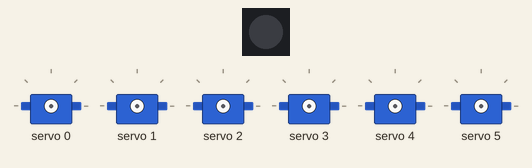
Recording of a sketch running on a simulated ESP32-S3. Shown: 1 RGB LEDs in strip order, left to right, 6 × servo. Dim RGB values are drawn brighter than linear; WiFi joins after 1.5 s; servers stay silent unless stated; the ROS host is connected and sends only what is stated; what the sketch prints to the serial monitor is not drawn.

Above: at 0.0 s.
At 3.1 s:
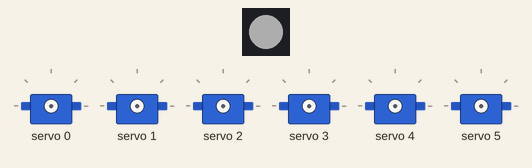
At 5.5 s:
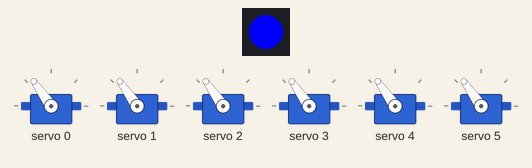
At 6.1 s:
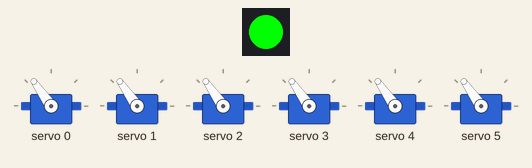
Timing chart, 0 to 7.6 s (numbered marks = the images above):
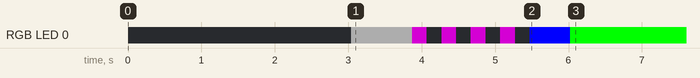

Measured:
- by itself, RGB LED 0: off → RGB(50, 50, 50) at 3.0 s, → RGB(128, 0, 128) 0.83 s later, → off 0.20 s later, → RGB(128, 0, 128) 0.20 s later, … (11 changes in this stretch)

The sketch:

PCA9685ConnectServoLast.ino
```cpp
#include <micro_ros_arduino.h>
#include <Adafruit_NeoPixel.h>
#include <Adafruit_PWMServoDriver.h>
#include <WiFi.h>

#include <rcl/rcl.h>
#include <rcl/error_handling.h>
#include <rclc/rclc.h>
#include <rclc/executor.h>
#include <std_msgs/msg/float32_multi_array.h>

// ==================== 配置参数 ====================
// WiFi 配置
#define WIFI_SSID "WHEELTEC_S300"
#define WIFI_PASS "dongguan"
#define AGENT_IP "192.168.0.100"
#define AGENT_PORT 8888

// LED 配置
#define LED_PIN 38
#define NUM_LEDS 1

// I2C 引脚配置（ESP32-S3）
#define I2C_SDA 8
#define I2C_SCL 9

// 舵机配置
#define SERVO_COUNT 6
#define SERVO_FREQ 50
#define PCA9685_ADDRESS 0x40
#define SERVO_MIN_PULSE 150   // 0度对应的脉冲值
#define SERVO_MAX_PULSE 600   // 180度对应的脉冲值

// ==================== 全局对象 ====================
Adafruit_NeoPixel strip = Adafruit_NeoPixel(NUM_LEDS, LED_PIN, NEO_GRB + NEO_KHZ800);
Adafruit_PWMServoDriver pwm = Adafruit_PWMServoDriver(PCA9685_ADDRESS);

// micro-ROS 对象
rcl_subscription_t subscriber;
std_msgs__msg__Float32MultiArray msg;
rclc_executor_t executor;
rclc_support_t support;
rcl_allocator_t allocator;
rcl_node_t node;

// 当前舵机角度
float current_angles[SERVO_COUNT] = {90, 90, 90, 90, 90, 90};

// 系统状态
enum State {
  INIT,
  CONNECTING_WIFI,
  WIFI_CONNECTED,
  WAITING_AGENT,
  AGENT_CONNECTED,
  RUNNING,
  ERROR_STATE
} state;

unsigned long last_print = 0;
unsigned long message_count = 0;

// ==================== LED 状态显示 ====================
void setLED(uint8_t r, uint8_t g, uint8_t b) {
  strip.setPixelColor(0, strip.Color(r, g, b));
  strip.show();
}

void showState() {
  switch(state) {
    case INIT:
      setLED(50, 50, 50);  // 白色
      break;
    case CONNECTING_WIFI:
      setLED(128, 0, 128); // 紫色
      break;
    case WIFI_CONNECTED:
      setLED(0, 0, 255);   // 蓝色
      break;
    case WAITING_AGENT:
      setLED(255, 255, 0); // 黄色
      break;
    case AGENT_CONNECTED:
    case RUNNING:
      setLED(0, 255, 0);   // 绿色
      break;
    case ERROR_STATE:
      setLED(255, 0, 0);   // 红色
      break;
  }
}

// ==================== 舵机控制函数 ====================
uint16_t angleToPulse(float angle) {
  angle = constrain(angle, 0, 180);
  return map(angle * 100, 0, 18000, SERVO_MIN_PULSE, SERVO_MAX_PULSE);
}

void setServo(uint8_t num, float angle) {
  if (num >= SERVO_COUNT) {
    Serial.print("ERROR: Invalid servo number ");
    Serial.println(num);
    return;
  }

  uint16_t pulse = angleToPulse(angle);
  pwm.setPWM(num, 0, pulse);
  current_angles[num] = angle;

  Serial.print("  Servo ");
  Serial.print(num);
  Serial.print(" -> ");
  Serial.print(angle, 1);
  Serial.print(" deg (pulse: ");
  Serial.print(pulse);
  Serial.println(")");
}

// ==================== ROS 回调函数 ====================
void subscription_callback(const void * msgin) {
  const std_msgs__msg__Float32MultiArray * msg_in =
    (const std_msgs__msg__Float32MultiArray *)msgin;

  message_count++;

  Serial.println("\n****************************************");
  Serial.print("*** MESSAGE RECEIVED #");
  Serial.print(message_count);
  Serial.println(" ***");
  Serial.println("****************************************");
  Serial.print("Data size: ");
  Serial.println(msg_in->data.size);

  // 青色闪烁表示收到消息
  setLED(0, 255, 255);

  if (msg_in->data.size >= SERVO_COUNT) {
    Serial.println("Setting servos:");
    for (int i = 0; i < SERVO_COUNT; i++) {
      setServo(i, msg_in->data.data[i]);
      delay(50);  // 小延迟，避免同时驱动太多舵机
    }
    Serial.println("All servos updated!");
  } else {
    Serial.print("ERROR: Expected ");
    Serial.print(SERVO_COUNT);
    Serial.print(" values, got ");
    Serial.println(msg_in->data.size);
  }

  Serial.println("****************************************\n");

  delay(200);
  showState();
}

// ==================== WiFi 连接 ====================
bool connectWiFi() {
  Serial.println("\n--- Connecting to WiFi ---");
  Serial.print("SSID: ");
  Serial.println(WIFI_SSID);

  WiFi.begin(WIFI_SSID, WIFI_PASS);

  int attempts = 0;
  while (WiFi.status() != WL_CONNECTED && attempts < 30) {
    setLED(128, 0, 128);
    delay(200);
    setLED(0, 0, 0);
    delay(200);
    Serial.print(".");
    attempts++;
  }
  Serial.println();

  if (WiFi.status() == WL_CONNECTED) {
    Serial.println("WiFi connected!");
    Serial.print("IP address: ");
    Serial.println(WiFi.localIP());
    Serial.print("Signal strength: ");
    Serial.print(WiFi.RSSI());
    Serial.println(" dBm");
    return true;
  }

  Serial.println("WiFi connection FAILED!");
  return false;
}

// ==================== micro-ROS 初始化 ====================
bool createEntities() {
  Serial.println("\n--- Creating micro-ROS entities ---");

  allocator = rcl_get_default_allocator();

  Serial.print("1. Init support... ");
  if (rclc_support_init(&support, 0, NULL, &allocator) != RCL_RET_OK) {
    Serial.println("FAILED!");
    return false;
  }
  Serial.println("OK");

  Serial.print("2. Init node... ");
  if (rclc_node_init_default(&node, "servo_controller", "", &support) != RCL_RET_OK) {
    Serial.println("FAILED!");
    return false;
  }
  Serial.println("OK");

  Serial.print("3. Init subscription... ");
  if (rclc_subscription_init_default(
    &subscriber,
    &node,
    ROSIDL_GET_MSG_TYPE_SUPPORT(std_msgs, msg, Float32MultiArray),
    "servo_angles") != RCL_RET_OK) {
    Serial.println("FAILED!");
    return false;
  }
  Serial.println("OK");

  Serial.print("4. Init executor... ");
  if (rclc_executor_init(&executor, &support.context, 1, &allocator) != RCL_RET_OK) {
    Serial.println("FAILED!");
    return false;
  }
  Serial.println("OK");

  Serial.print("5. Add subscription... ");
  if (rclc_executor_add_subscription(
    &executor, &subscriber, &msg,
    &subscription_callback, ON_NEW_DATA) != RCL_RET_OK) {
    Serial.println("FAILED!");
    return false;
  }
  Serial.println("OK");

  Serial.println("--- All entities created successfully! ---");
  Serial.println("Subscribed to topic: /servo_angles");
  Serial.println("Ready to receive commands!");
  return true;
}

void destroyEntities() {
  Serial.println("Destroying entities...");
  rcl_subscription_fini(&subscriber, &node);
  rclc_executor_fini(&executor);
  rcl_node_fini(&node);
  rclc_support_fini(&support);
}

// ==================== 硬件初始化 ====================
bool initHardware() {
  Serial.println("\n========================================");
  Serial.println("Hardware Initialization");
  Serial.println("========================================");

  // 初始化 LED
  Serial.print("1. Initializing LED... ");
  strip.begin();
  strip.show();
  Serial.println("OK");

  // 初始化 I2C
  Serial.print("2. Initializing I2C (SDA=");
  Serial.print(I2C_SDA);
  Serial.print(", SCL=");
  Serial.print(I2C_SCL);
  Serial.print(")... ");
  Wire.begin(I2C_SDA, I2C_SCL);
  Wire.setClock(100000);  // 100kHz
  delay(100);
  Serial.println("OK");

  // 扫描 I2C 设备
  Serial.println("3. Scanning I2C bus...");
  bool pca9685_found = false;
  int devices = 0;

  for(byte addr = 1; addr < 127; addr++) {
    Wire.beginTransmission(addr);
    if (Wire.endTransmission() == 0) {
      Serial.print("   Found device at 0x");
      if (addr < 16) Serial.print("0");
      Serial.println(addr, HEX);
      devices++;
      if (addr == 0x40) pca9685_found = true;
    }
  }

  Serial.print("   Total devices: ");
  Serial.println(devices);

  if (!pca9685_found) {
    Serial.println("\n*** ERROR: PCA9685 not found at 0x40! ***");
    Serial.println("Check wiring:");
    Serial.println("  PCA9685 VCC -> 3.3V or 5V");
    Serial.println("  PCA9685 GND -> GND");
    Serial.println("  PCA9685 SDA -> GPIO8");
    Serial.println("  PCA9685 SCL -> GPIO9");
    Serial.println("  PCA9685 V+  -> External 5V");
    return false;
  }

  // 初始化 PCA9685
  Serial.print("4. Initializing PCA9685... ");
  pwm.begin();
  pwm.setPWMFreq(SERVO_FREQ);
  delay(100);
  Serial.println("OK");

  // 设置舵机到初始位置
  Serial.println("5. Setting servos to home position (90°)...");
  for (int i = 0; i < SERVO_COUNT; i++) {
    setServo(i, 90);
    delay(100);
  }

  Serial.println("========================================");
  Serial.println("Hardware initialization complete!");
  Serial.println("========================================\n");

  return true;
}

// ==================== Setup ====================
void setup() {
  // 初始化串口
  Serial.begin(115200);
  delay(3000);

  Serial.println("\n\n\n");
  Serial.println("╔════════════════════════════════════════╗");
  Serial.println("║  ESP32-S3 Servo Controller v1.0       ║");
  Serial.println("║  6-Axis Servo with micro-ROS          ║");
  Serial.println("╚════════════════════════════════════════╝");
  Serial.println();

  // 硬件初始化
  state = INIT;
  showState();

  if (!initHardware()) {
    Serial.println("\n!!! Hardware initialization FAILED !!!");
    state = ERROR_STATE;
    showState();
    while(1) {
      delay(1000);
      Serial.println("Fix hardware and press RESET");
    }
  }

  // 连接 WiFi
  state = CONNECTING_WIFI;
  showState();

  if (!connectWiFi()) {
    state = ERROR_STATE;
    showState();
    while(1) {
      delay(1000);
      Serial.println("Fix WiFi and press RESET");
    }
  }

  state = WIFI_CONNECTED;
  showState();
  delay(500);

  // 配置 micro-ROS
  Serial.println("\n--- Configuring micro-ROS ---");
  Serial.print("Agent: ");
  Serial.print(AGENT_IP);
  Serial.print(":");
  Serial.println(AGENT_PORT);

  set_microros_wifi_transports(WIFI_SSID, WIFI_PASS, AGENT_IP, AGENT_PORT);

  state = WAITING_AGENT;
  showState();

  Serial.println("\n========================================");
  Serial.println("Setup complete! Waiting for agent...");
  Serial.println("========================================\n");

  last_print = millis();
}

// ==================== Loop ====================
void loop() {
  // 检查 WiFi
  if (WiFi.status() != WL_CONNECTED) {
    Serial.println("\n!!! WiFi disconnected !!!");
    state = CONNECTING_WIFI;
    showState();
    connectWiFi();
    return;
  }

  switch(state) {
    case WAITING_AGENT:
      // 等待 micro-ROS Agent
      if (millis() - last_print > 2000) {
        Serial.println("Pinging agent...");
        last_print = millis();
      }

      if (RMW_RET_OK == rmw_uros_ping_agent(1000, 1)) {
        Serial.println("\n>>> Agent detected! <<<");
        if (createEntities()) {
          state = RUNNING;
          showState();
          Serial.println("\n*** SYSTEM READY ***");
          Serial.println("Waiting for commands on /servo_angles");
          Serial.println("Example:");
          Serial.println("  ros2 topic pub /servo_angles std_msgs/msg/Float32MultiArray");
          Serial.println("    \"{data: [90.0, 45.0, 135.0, 60.0, 120.0, 90.0]}\" --once\n");
        } else {
          Serial.println("Failed to create entities!");
          delay(2000);
        }
      }
      delay(100);
      break;

    case RUNNING:
      // 正常运行，处理消息
      if (RMW_RET_OK == rmw_uros_ping_agent(100, 1)) {
        rclc_executor_spin_some(&executor, RCL_MS_TO_NS(100));
      } else {
        Serial.println("\n!!! Agent lost !!!");
        destroyEntities();
        state = WAITING_AGENT;
        showState();
      }
      break;
  }

  delay(10);
}
```
